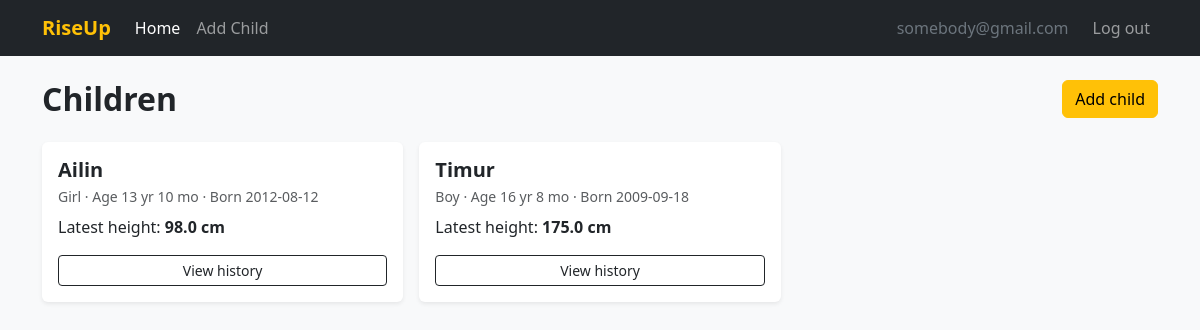
The page /home (signed in) on the database its author committed.
### tables this page shows
CREATE TABLE "Users" (
	"id"	INTEGER,
	"email"	TEXT NOT NULL UNIQUE,
	"password_hash"	TEXT NOT NULL,
	PRIMARY KEY("id" AUTOINCREMENT)
);

CREATE TABLE "Children" (
	"id"	INTEGER UNIQUE,
	"user_id"	INTEGER,
	"name"	TEXT NOT NULL,
	"birthday"	TEXT NOT NULL,
	"gender"	TEXT NOT NULL,
	"height"	REAL NOT NULL,
	PRIMARY KEY("id" AUTOINCREMENT),
	FOREIGN KEY("user_id") REFERENCES "Users"("id")
);

### app.py (the view)
@app.route('/home')
@login_required
def home():
    rows = query_db('SELECT * FROM Children WHERE user_id=? ORDER BY name', (current_user.id,))
    children = []
    for row in rows:
        child = dict(row)
        child['age_display'] = format_age(child['birthday'])
        children.append(child)
    return render_template('home.html', children=children)

### app.py (called while the page is built)
def get_db():
    db = getattr(g, '_database', None)
    if db is None:
        db = g._database = sqlite3.connect('db/riseup.db')
        db.row_factory = sqlite3.Row
    return db

@app.teardown_appcontext
def close_connection(exception):
    db = getattr(g, '_database', None)
    if db is not None:
        db.close()

def query_db(query, args=(), one=False):
    cur = get_db().execute(query, args)
    rv = cur.fetchall()
    cur.close()
    return (rv[0] if rv else None) if one else rv

@login_manager.user_loader
def load_user(user_id):
    row = query_db('SELECT * FROM Users WHERE id=?', (user_id,), one=True)
    if row is None:
        return None
    return User(row['id'], row['email'])

def format_age_between(birth_date, ref_date):
    total_months = (ref_date.year - birth_date.year) * 12 + (ref_date.month - birth_date.month)
    if ref_date.day < birth_date.day:
        total_months -= 1
    total_months = max(0, total_months)
    years, months = divmod(total_months, 12)
    if years == 0:
        return f"{months} mo"
    elif months == 0:
        return f"{years} yr"
    return f"{years} yr {months} mo"

def format_age(birthday_str):
    birth_date = datetime.strptime(birthday_str, '%Y-%m-%d').date()
    return format_age_between(birth_date, date.today())

### templates/home.html (shortened to what this page needs)
{% extends 'base.html' %}
{% block nav_home %}active{% endblock %}
{% block content %}
<div class="d-flex justify-content-between align-items-center mb-4">
    <h2 class="fw-bold mb-0">Children</h2>
    <a href="/form" class="btn btn-warning">Add child</a>
</div>
{% if children %}
<div class="row g-3">
    {% for child in children %}
    <div class="col-md-6 col-lg-4">
        <div class="card h-100 border-0 shadow-sm">
            <div class="card-body d-flex flex-column">
                <h5 class="card-title fw-bold mb-1">{{ child.name }}</h5>
                <p class="text-muted small mb-2">
                    {{ 'Boy' if child.gender == 'male' else 'Girl' }}
                    &middot; Age {{ child.age_display }}
                    &middot; Born {{ child.birthday }}
                </p>
                <p class="mb-3">
                    Latest height: <strong>{{ child.height }} cm</strong>
                </p>
                <a href="/child/{{ child.id }}" class="btn btn-outline-dark btn-sm mt-auto">
                    View history
                </a>
            </div>
        </div>
    </div>
    {% endfor %}
</div>
{% else %}
<div class="text-center py-5 text-muted">
    <p class="fs-5">No children added yet.</p>
    <a href="/form" class="btn btn-warning mt-2">Add your first child</a>
</div>
{% endif %}
{% endblock %}

### templates/base.html (shortened to what this page needs)
<!doctype html>
<html lang="en">
<head>
    <link href="https://cdn.jsdelivr.net/npm/bootstrap@5.3.8/dist/css/bootstrap.min.css" rel="stylesheet">
    <link rel="stylesheet" type="text/css" href="{{ url_for('static', filename='styles/styles.css') }}">
</head>
<body class="bg-light">
<nav class="navbar navbar-expand-lg bg-dark" data-bs-theme="dark">
    <div class="container">
        <a class="navbar-brand fw-bold text-warning" href="/">RiseUp</a>
        <div class="collapse navbar-collapse" id="navbarNav">
            {% if current_user.is_authenticated %}
            <ul class="navbar-nav me-auto">
                <li class="nav-item">
                    <a class="nav-link {% block nav_home %}{% endblock %}" href="/home">Home</a>
                </li>
                <li class="nav-item">
                    <a class="nav-link {% block nav_form %}{% endblock %}" href="/form">Add Child</a>
                </li>
            </ul>
            <ul class="navbar-nav ms-auto align-items-center">
                <li class="nav-item">
                    <span class="navbar-text text-secondary me-3">{{ current_user.email }}</span>
                </li>
                <li class="nav-item">
                    <a class="nav-link" href="/logout">Log out</a>
                </li>
            </ul>
            {% endif %}
        </div>
    </div>
</nav>
<main class="container py-4">
    {% block content %}{% endblock %}
</main>
</body>
</html>

### rows shown on the page
Users: email "somebody@gmail.com"
Children: name "Ailin", gender "Girl", age_display "13 yr 10 mo", birthday "2012-08-12", height "98.0"
Children: name "Timur", gender "Boy", age_display "16 yr 8 mo", birthday "2009-09-18", height "175.0"
